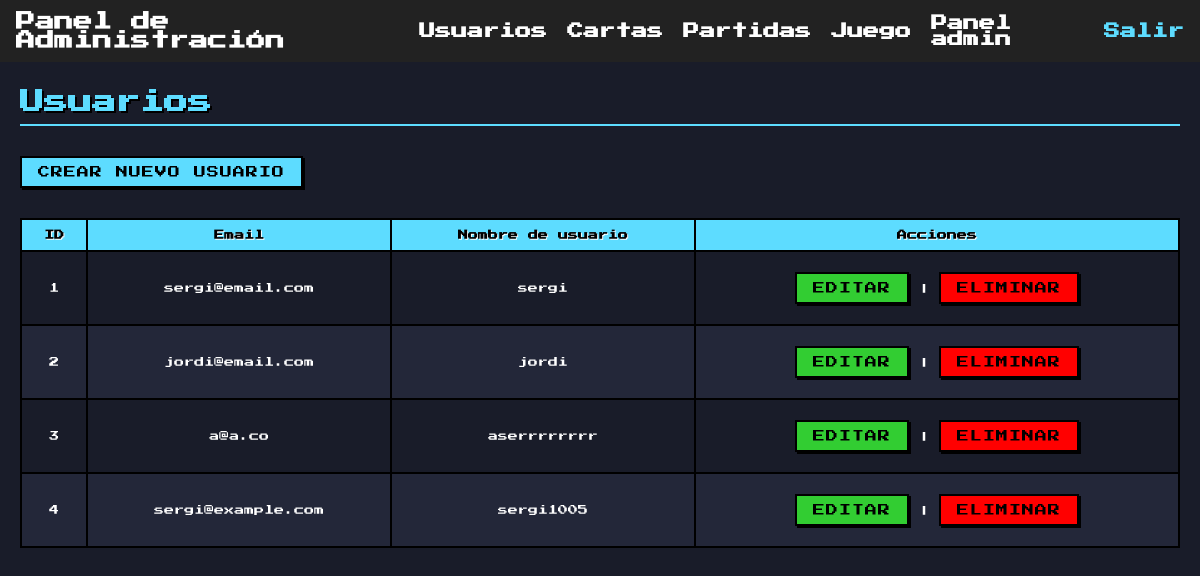
The app's page /index.php?controller=user&action=index (signed in) with its own data.
### tables this page shows
CREATE TABLE `users` (
  `id` int(11) NOT NULL,
  `username` varchar(50) NOT NULL,
  `email` varchar(100) NOT NULL,
  `password` varchar(255) NOT NULL,
  `registration_date` datetime DEFAULT current_timestamp(),
  `wins` int(11) DEFAULT 0,
  `losses` int(11) DEFAULT 0,
  `rol` tinyint(1) NOT NULL DEFAULT 0
);

### admin/controllers/UserController.php (called while the page is built, shortened)
<?php
require_once __DIR__ . '/../models/User.php';
class UserController {
    public function index(): void {
        $u = new User();
        $users = $u->getAllUsers();
        require __DIR__ . '/../dashboard.php';
        require __DIR__ . '/../views/users/list.php';
    }
}

### index.php (called while the page is built, shortened)
<?php
$action = $_GET['action'] ?? 'index';
$controllerObject = new $controllerClass();
$controllerObject->$action();
exit;

### admin/models/User.php (called while the page is built, shortened)
<?php
require_once __DIR__ . '/Database.php';
class User
{
    private $con;
    private ?int $id;
    private ?string $username = null;
    private ?string $email = null;
    public function __construct(?int $id = null, ?string $username = null, ?string $email = null, ?string $password = null, bool $isHashed = false, ?int $rol=0)
    {
        $this->id = $id;
        $this->username = $username;
        $this->email = $email;
        $this->isHashed = $isHashed;
        $this->db = Database::getInstance();
        $this->con = $this->db->connect();
    }
    public function getId() : ?int { return $this->id; }
    public function getUsername() : ?string { return $this->username; }
    public function getEmail() : ?string { return $this->email; }
    private function mapSingle(?array $row): ?User
    {
        return new User(
            (int)$row['id'],
            $row['username'],
            $row['email'],
            $row['password'],
            true,
            (int)$row['rol']
        );
    }
    private function mapAll(?array $rows): ?array
    {
        return array_map(fn($row) => $this->mapSingle($row), $rows);
    }
    public function getAllUsers(): array
    {
        $sql = "SELECT * FROM users";
        $stmt = $this->con->prepare($sql);
        $stmt->execute();
        return $this->mapAll($stmt->fetchAll(PDO::FETCH_ASSOC));
    }
}

### admin/models/Database.php (called while the page is built, shortened)
<?php
class Database{
    private static ?Database $instance = null;
    private ?PDO $connection = null;
    private $host = 'localhost';
    private $username = 'root';
    private $password = '';
    private $dbname = 'vsgame';
    private function __construct(){
        try{
            $this->connection = new PDO(
                "mysql:host=".$this->host.";dbname=".$this->dbname,
            $this->username,
            $this->password,
            [
                PDO::ATTR_ERRMODE => PDO::ERRMODE_EXCEPTION,
                PDO::ATTR_DEFAULT_FETCH_MODE => PDO::FETCH_ASSOC
            ]
            );
        }catch(PDOException $e){
            throw new Exception("Error de conexión a la base de datos: ".$e->getMessage());
        }
    }
    public static function getInstance() : Database{
        if(self::$instance===null){
            self::$instance = new Database();
        }
        return self::$instance;
    }
    public function connect() : PDO{
        return $this->connection;
    }
}

### admin/views/users/list.php (the view)
<main class="main-content">
    <h1>Usuarios</h1>
<a href="/VSgame/index.php?controller=user&action=create" class="btn">Crear nuevo usuario</a>
<table border="1" width="100%" cellpadding="8">
    <thead>
        <tr>
            <th>ID</th>
            <th>Email</th>
            <th>Nombre de usuario</th>
            <th>Acciones</th>
        </tr>
    </thead>
    <tbody>
        <?php if (!empty($users)): ?>
            <?php foreach ($users as $u): ?>
                <tr>
                    <td><?= htmlspecialchars($u->getId()) ?></td>
                    <td><?= htmlspecialchars($u->getEmail()) ?></td>
                    <td><?= htmlspecialchars($u->getUsername()) ?></td>
                    <td>
                        <a href="/VSgame/index.php?controller=user&action=edit&id=<?= $u->getId() ?>" class="table-btn edit">Editar</a>
                        |
                        <a href="/VSgame/index.php?controller=user&action=delete&id=<?= $u->getId() ?>" onclick="return confirm('¿Eliminar usuario?');" class="table-btn delete">Eliminar</a>
                    </td>
                </tr>
            <?php endforeach; ?>
        <?php else: ?>
            <tr><td colspan="4">No hay usuarios registrados.</td></tr>
        <?php endif; ?>
    </tbody>
</table>
</main>

### api/assets/css/styles.css (style rules this page uses)
* { margin: 0; padding: 0; box-sizing: border-box; }
body { font-family: "Press Start 2P", system-ui; background: #191c29; color: #fff; padding-top: 70px; }
.main-content { padding: 20px; }
.main-content h1, .main-content h2 { font-family: "Press Start 2P", system-ui; color: #5ddcff; font-size: 1.5rem; margin: 0 0 20px 0; text-shadow: 2px 2px #000; border-bottom: 2px solid #5ddcff; padding-bottom: 10px; }
.btn-form, form button, a.btn, .btn-edit, .btn-delete, .table-btn { display: inline-block; padding: 8px 16px; margin: 10px 0; font-family: "Press Start 2P", system-ui; font-size: 12px; text-transform: uppercase; letter-spacing: 1px; border: 2px solid #000; border-radius: 0; cursor: pointer; text-align: center; box-shadow: 2px 2px 0 #000; transition: none; text-decoration: none; }
.btn-form, form button, a.btn { background-color: #5ddcff; color: #000; }
.btn-edit, .table-btn.edit { background-color: #32cd32; color: #000; border-color: #000; }
.btn-delete, .table-btn.delete { background-color: #ff0000; color: #000; border-color: #000; }
table { width: 100%; border-collapse: collapse; margin: 20px 0; font-family: "Press Start 2P", system-ui; font-size: 10px; }
table th, table td { border: 2px solid #000; padding: 10px; text-align: center; }
table th { background: #5ddcff; color: #000; text-shadow: 1px 1px #fff; }
table tr:nth-child(even) { background: rgb(34.6590909091, 38.8181818182, 56.8409090909); }
table td a { margin: 0 3px; display: inline-block; }

### records on screen
users: id "1", email "sergi@email.com", username "sergi"
users: id "2", email "jordi@email.com", username "jordi"
users: id "3", email "a@a.co", username "aserrrrrrrr"
users: id "4", email "sergi@example.com", username "sergi1005"
